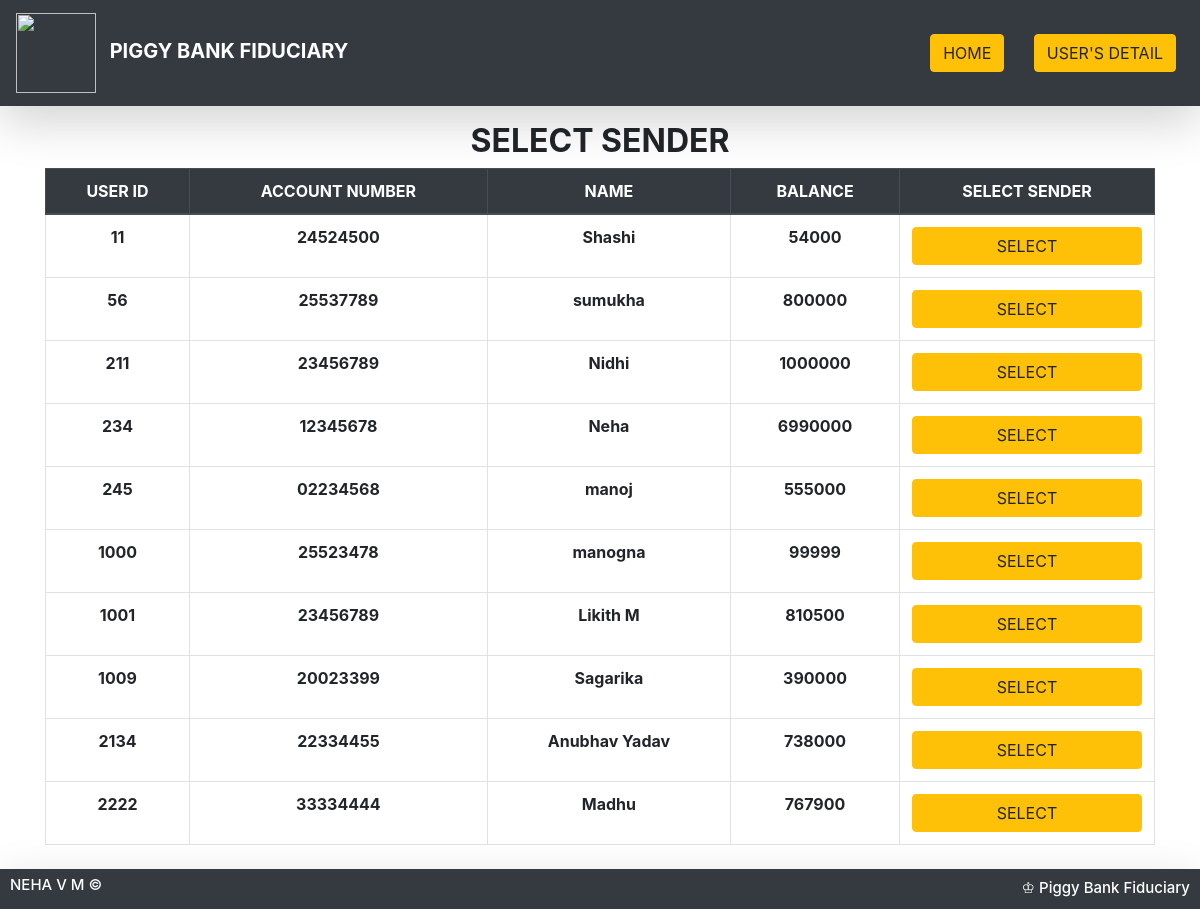
The app's page /sender.php with its own data.
### tables this page shows
CREATE TABLE `user` (
  `id` int(4) NOT NULL,
  `ac` varchar(10) NOT NULL,
  `name` varchar(20) NOT NULL,
  `no` varchar(20) NOT NULL,
  `email` varchar(30) NOT NULL,
  `amt` int(11) NOT NULL
);

### sender.php (the view, shortened to what this page needs)
<html>
<head>
  <link rel="stylesheet" href="https://stackpath.bootstrapcdn.com/bootstrap/4.3.1/css/bootstrap.min.css">
</head>
<body style="background-color:#FFFFFF">
<nav class="navbar navbar-expand-lg navbar-dark bg-dark shadow-lg mb-3">
    <a href="#" class="navbar-brand">
      <img src="http://www.assignmentpoint.com/wp-content/uploads/2013/06/List-of-Banks-in-Bangladesh.jpg" width="80" alt="" class="d-inline-block align-left mr-2">
      <span class="text-uppercase font-weight-bold">Piggy Bank Fiduciary</span>
    </a>
     <div class="collapse navbar-collapse" id="navbarTogglerDemo02">
        <ul class="navbar-nav ml-auto">
        <li class="nav-item"><a href="index.php"> <button type="button" class="btn btn-warning m-2">HOME</button></a></li>
        <li class="nav-item"><a href="user.php"> <button type="button" class="btn btn-warning m-2">USER'S DETAIL</button></a></li>
      </ul>
    </div>
</nav>
<?php
$link=new mysqli("localhost","root","","bankdetails") or die("DATA NOT FOUND");
$res=$link->query("select * from user");
?>
<div class="container text-center">
<h2><b>SELECT SENDER</b></h2>
<div class="table-responsive mb-5">
<table class='table table-hover table-bordered text-center'>
<thead class="thead-dark">
  <tr>
    <th scope="col">USER ID</th>
    <th scope="col">ACCOUNT NUMBER</th>
    <th scope="col">NAME</th>
    <th scope="col">BALANCE</th>
    <th scope="col">SELECT SENDER</th>
  </tr>
</thead>
<tbody>
<?php
while($row=$res->fetch_row())
{
?>
<tr>
<td><?php echo $row[0] ?></td>
<td><?php echo $row[1] ?></td>
<td><?php echo $row[2] ?></td>
<td><?php echo $row[5] ?></td>
<td><a href="receiver.php?id= <?php echo $row[0] ;?>"> <button type="submit" name="sub" class="btn btn-warning btn-block">SELECT</button></a>
</tr>
<?php
}
?>
</tbody>
</table>
</div>
</div>
<?php
include 'footer.php';
?>
</body>
</html>

### footer.php (shortened to what this page needs)
<html>
<head>
  <link rel="stylesheet" href="https://stackpath.bootstrapcdn.com/bootstrap/4.3.1/css/bootstrap.min.css">
</head>
<body>
<footer class="bg-dark shadow-lg">
			<h5>NEHA V M &#169;</h5>
			<h6>&#9812; Piggy Bank Fiduciary</h6>
		</footer>
</body>
<html>

### sender.php (style rules this page uses)
* { margin:0; padding:0; }
td { font-weight: bold; }

### footer.php (style rules this page uses)
footer { color: white; width: 100%; height: 40px; position :fixed; padding: 7px 10px; bottom: 0px; }
footer h5 { color: white; float: left; font-size: 15px; }
footer h6 { color: white; margin-top: 3px; float: right; font-size: 15px; }

### records on screen
user: id "11", ac "24524500", name "Shashi", amt "54000"
user: id "56", ac "25537789", name "sumukha", amt "800000"
user: id "211", ac "23456789", name "Nidhi", amt "1000000"
user: id "234", ac "12345678", name "Neha", amt "6990000"
user: id "245", ac "02234568", name "manoj", amt "555000"
user: id "1000", ac "25523478", name "manogna", amt "99999"
user: id "1001", ac "23456789", name "Likith M", amt "810500"
user: id "1009", ac "20023399", name "Sagarika", amt "390000"
user: id "2134", ac "22334455", name "Anubhav Yadav", amt "738000"
user: id "2222", ac "33334444", name "Madhu", amt "767900"
